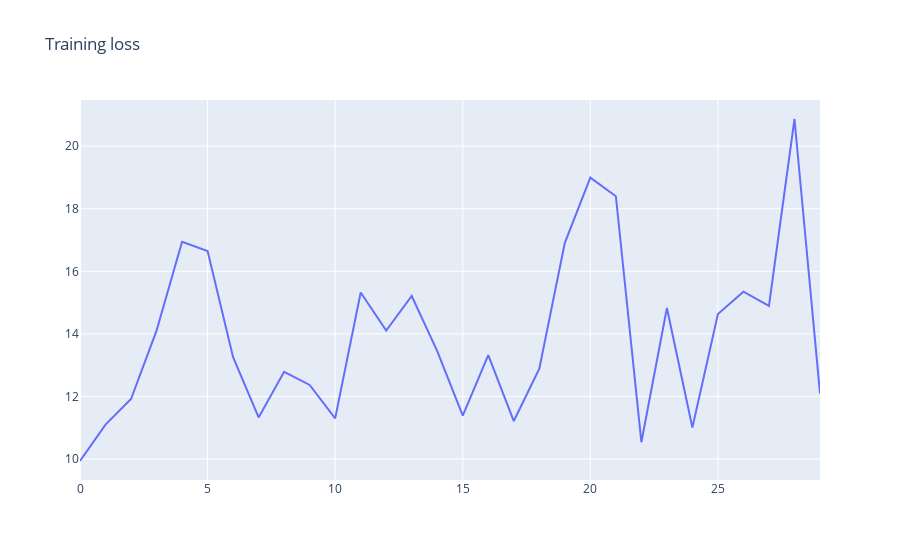

The notebook cell saved with this chart:
### Code cell
## Se verifica el gráfico de perdida acorde a los epochs
#Imprimimos gráfico de funión de pérdida acorde los epochs
hist = pd.DataFrame(history.history)
hist['epoch'] = history.epoch

plot_data = [
    go.Scatter(
        x=hist['epoch'],
        y=hist['loss'],
        name='loss'
    )
]

plot_layout = go.Layout(
        title='Training loss')
fig = go.Figure(data=plot_data, layout=plot_layout)
fig.show()

### Figure 1 — Plotly figure (JSON) as saved in the notebook; plotly's stock layout.template omitted (floating-point values rounded to 4 significant figures)
{"data": [{"name": "loss", "type": "scatter", "x": [0, 1, 2, 3, 4, 5, 6, 7, 8, 9, 10, 11, 12, 13, 14, 15, 16, 17, 18, 19, 20, 21, 22, 23, 24, 25, 26, 27, 28, 29], "y": [9.937, 11.1, 11.92, 14.11, 16.94, 16.65, 13.25, 11.33, 12.79, 12.37, 11.3, 15.32, 14.1, 15.21, 13.45, 11.39, 13.32, 11.21, 12.88, 16.91, 19.0, 18.4, 10.54, 14.83, 11.01, 14.63, 15.35, 14.89, 20.87, 12.09]}], "layout": {"title": {"text": "Training loss"}}}
